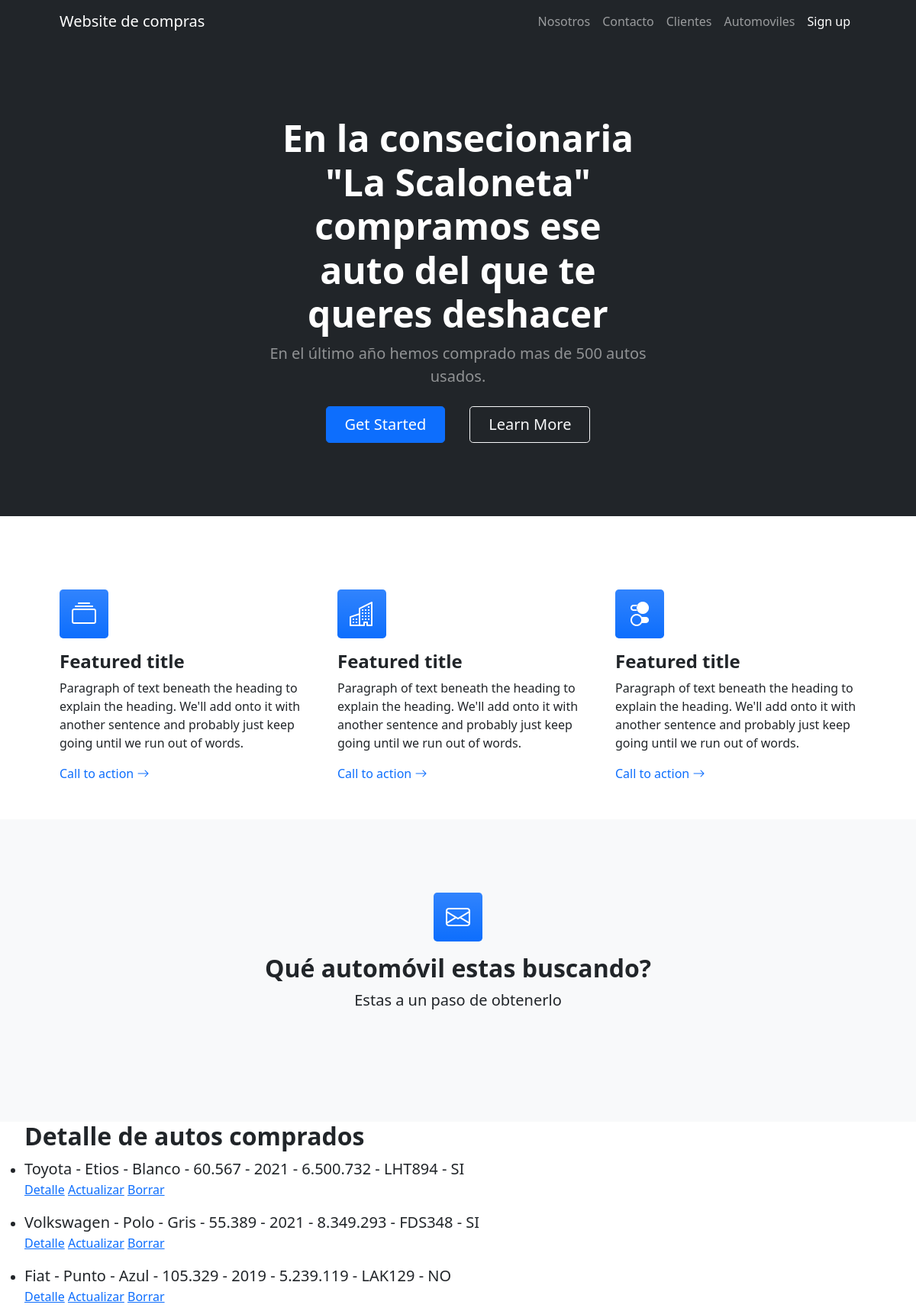
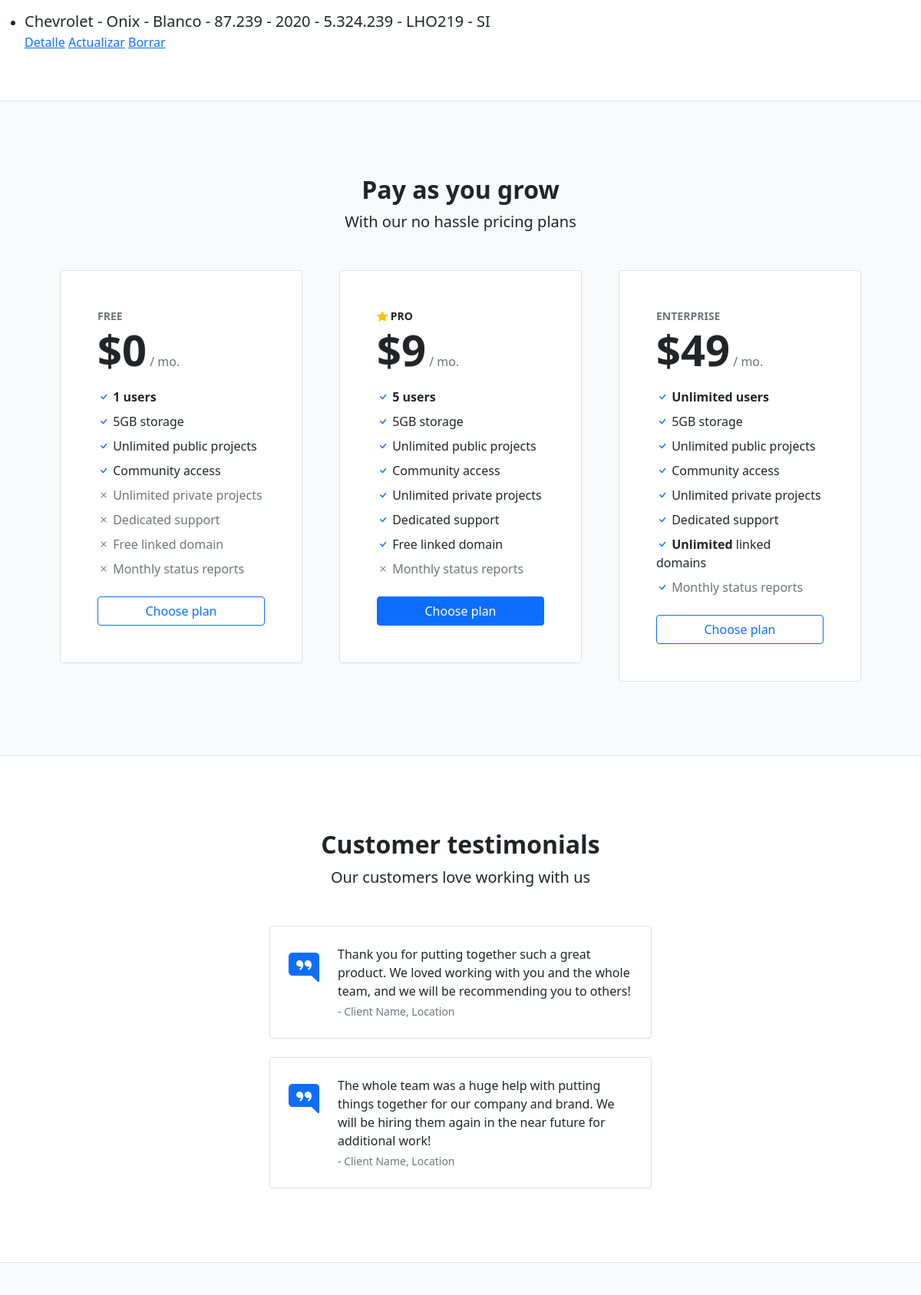
Screenshot of /compra/automovil/ (upper part) with the database file from the repository (2 pictures, top to bottom).
### compra/models.py (models this page shows, shortened)
class Rodado(models.Model):
    marca = models.CharField(max_length=20)
    modelo = models.CharField(max_length=50)
    color = models.CharField(max_length=20)
    km = models.CharField(max_length=20)
    año = models.IntegerField()
    precio = models.CharField(max_length=20)
    patente = models.CharField(max_length=20)
    vtv_hecha = models.CharField(max_length=20)

### compra/views.py (the view)
# urls.py: path("automovil/", AutomovilList.as_view(), name= "compra-automovil"),
class AutomovilList(ListView):
    model = Rodado
    template_name = "compra/list_automovil.html"

### compra/templates/compra/list_automovil.html (shortened to what this page needs)
{% extends 'compra/padre.html' %}
{% block contenido %}
<section class="bg-light py-5">
    <div class="container px-5 my-5 px-5">
        <div class="text-center mb-5">
            <div class="feature bg-primary bg-gradient text-white rounded-3 mb-3"><i class="bi bi-envelope"></i></div>
            <h2 class="fw-bolder">Qué automóvil estas buscando?</h2>
            <p class="lead mb-0">Estas a un paso de obtenerlo</p>
        </div>
</section>
<ul>
    <h2 class="fw-bolder"> Detalle de autos comprados</h2>
    {% for automovil in object_list %}
        <li>
            <p class="lead mb-0"> {{automovil.marca}} - {{automovil.modelo}} - {{automovil.color}} - {{automovil.km}} - {{automovil.año}} - {{automovil.precio}} - {{automovil.patente}} - {{automovil.vtv_hecha}}</h2>
            <p class="form-floating mb-3"> <a href="{% url 'compra-automovil-detail' automovil.id %}">Detalle</a>
            <a href="{% url 'compra-automovil-update' automovil.id %}">Actualizar</a>
            <a href="{% url 'compra-automovil-delete' automovil.id %}">Borrar</a> </p>
        </li>
    {% endfor %}
</ul>
{% endblock %}

### rows the page displays
Rodado: marca "Toyota", modelo "Etios", color "Blanco", km "60.567", año "2021", precio "6.500.732", patente "LHT894", vtv_hecha "SI"
Rodado: marca "Volkswagen", modelo "Polo", color "Gris", km "55.389", año "2021", precio "8.349.293", patente "FDS348", vtv_hecha "SI"
Rodado: marca "Fiat", modelo "Punto", color "Azul", km "105.329", año "2019", precio "5.239.119", patente "LAK129", vtv_hecha "NO"
Rodado: marca "Chevrolet", modelo "Onix", color "Blanco", km "87.239", año "2020", precio "5.324.239", patente "LHO219", vtv_hecha "SI"
